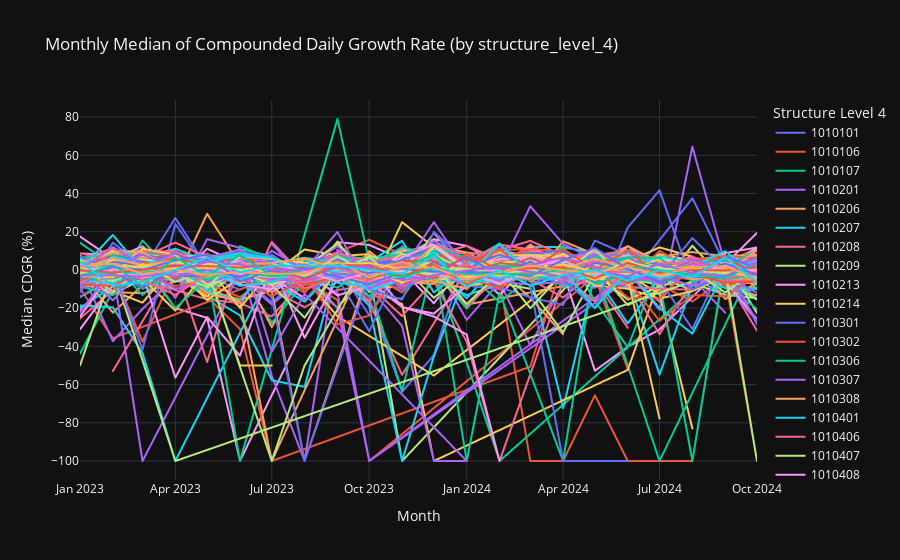

Notebook code cell kept with this figure:
### Code cell
# Aggregate quantities by day and structure_level_4
df_daily = df1.groupby(['structure_level_4', 'time_key'], as_index=False)['quantity'].sum()
df_daily = df_daily.sort_values(['structure_level_4', 'time_key'])

# Calculate the compounded daily growth rate
df_daily['prev_quantity'] = df_daily.groupby('structure_level_4')['quantity'].shift(1)
df_daily['prev_date'] = df_daily.groupby('structure_level_4')['time_key'].shift(1)
df_daily['days_diff'] = (df_daily['time_key'] - df_daily['prev_date']).dt.days
df_daily['daily_growth_rate'] = (
    (df_daily['quantity'] / df_daily['prev_quantity']) ** (1 / df_daily['days_diff']) - 1
) * 100

# Remove invalid values
df_valid = df_daily.dropna(subset=['daily_growth_rate'])
df_valid = df_valid.replace([float('inf'), float('-inf')], pd.NA).dropna(subset=['daily_growth_rate'])

# Create 'month' column for monthly grouping
df_valid['month'] = df_valid['time_key'].dt.to_period('M').dt.to_timestamp()

# Calculate monthly median growth rate by structure_level_4
df_median_monthly = (
    df_valid.groupby(['structure_level_4', 'month'])['daily_growth_rate']
    .median()
    .reset_index()
)

# Plot line chart with Plotly
fig = px.line(
    df_median_monthly,
    x='month',
    y='daily_growth_rate',
    color='structure_level_4',
    title='Monthly Median of Compounded Daily Growth Rate (by structure_level_4)',
    labels={
        'month': 'Month',
        'daily_growth_rate': 'Median CDGR (%)',
        'structure_level_4': 'Structure Level 4'
    },
    template='plotly_dark'
)

fig.show()
